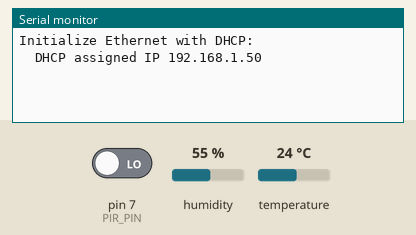
Recording of a sketch running on a simulated Arduino Uno, built with avr-gcc and run on an emulated ATmega328P. Shown: the last lines printed to the serial monitor. The inputs (shaded band) are chosen by the test bench; at power-on: pin 7 (PIR_PIN) LOW, humidity 55 %, temperature 24 °C. WiFi joins after 1.5 s; servers stay silent unless stated; uploads are accepted with an empty reply.

Above: at 3.7 s.
3.8 s: pin 7 (PIR_PIN) driven HIGH
At 6.2 s:
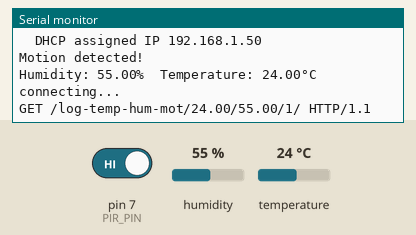
6.5 s: pin 7 (PIR_PIN) driven LOW
9.7 s: humidity set to 22 %
At 13.38 s:
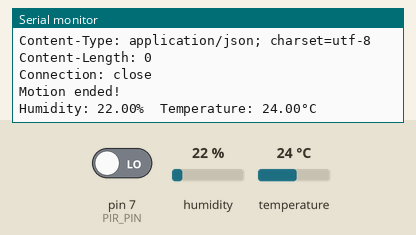
14.7 s: temperature set to 12 °C
At 15.8 s:
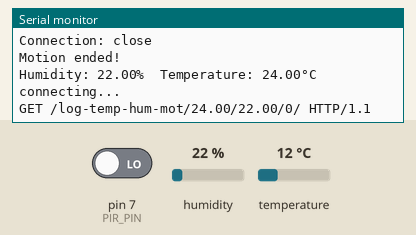
16.2 s: humidity set to 40 %
At 17.8 s:
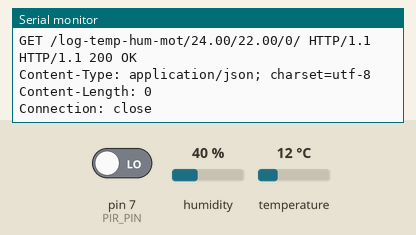

The sketch:

SIA-V0.ino
```cpp
#include "DHT.h"
#include <SPI.h>
#include <Ethernet.h>


// assign a MAC address for the ethernet controller.
byte mac[] = {
  0xDE, 0xAD, 0xBE, 0xEF, 0xFE, 0xED
};
// Set the static IP address to use if the DHCP fails to assign
IPAddress ip(192, 168, 0, 177);
IPAddress myDns(192, 168, 0, 1);

// initialize the library instance:
EthernetClient client;

IPAddress server(3,137,144,214);

unsigned long lastConnectionTime = 0;           // last time you connected to the server, in milliseconds

const unsigned long postingInterval = 5*1000;  // delay between updates, in milliseconds


int PIR_PIN = 7;
int DHTPIN = 5;
const int SERVER_PORT = 5573;
#define DHTTYPE DHT22
DHT dht(DHTPIN, DHTTYPE);

int pirState = LOW;
int motionDetected = 0;
float temperature = 0.0;
float humidity = 0.0;
String parsed;


void ethernetSetup() {
  while (!Serial) {
    ; // wait for serial port to connect. Needed for native USB port only
  }

  // start the Ethernet connection:
  Serial.println("Initialize Ethernet with DHCP:");

  if (Ethernet.begin(mac) == 0) {
    Serial.println("Failed to configure Ethernet using DHCP");

    // Check for Ethernet hardware present
    if (Ethernet.hardwareStatus() == EthernetNoHardware) {
      Serial.println("Ethernet shield was not found.  Sorry, can't run without hardware. :(");
      while (true) {
        delay(1); // do nothing, no point running without Ethernet hardware
      }
    }

    if (Ethernet.linkStatus() == LinkOFF) {
      Serial.println("Ethernet cable is not connected.");
    }

    // try to congifure using IP address instead of DHCP:
    Ethernet.begin(mac, ip, myDns);
    Serial.print("My IP address: ");
    Serial.println(Ethernet.localIP());
  } else {
    Serial.print("  DHCP assigned IP ");
    Serial.println(Ethernet.localIP());
  }

  // give the Ethernet shield a second to initialize:
  delay(1000);
}


void setup() {
  pinMode(PIR_PIN, INPUT);
  dht.begin();
  Serial.begin(9600);
  // Initialize ethernet shield
  ethernetSetup();
}


void readMotion(){
  motionDetected = digitalRead(PIR_PIN);
  // Serial.println(motionDetected);
  if (motionDetected == HIGH) {
    if (pirState == LOW) {
      Serial.println("Motion detected!");
      pirState = HIGH;
    }
  } else {
    if (pirState == HIGH){
      Serial.println("Motion ended!");
      pirState = LOW;
    }
  }
}


void readDht(){
  // Reading temperature or humidity takes about 250 milliseconds!
  // Sensor readings may also be up to 2 seconds 'old' (its a very slow sensor)
  humidity = dht.readHumidity();
  // Read temperature as Celsius (the default)
  temperature = dht.readTemperature();
  // Check if any reads failed and exit early (to try again).
  if (isnan(humidity) || isnan(temperature)) {
    Serial.println(F("Failed to read from DHT sensor!"));
    return;
  }

  Serial.print(F("Humidity: "));
  Serial.print(humidity);
  Serial.print(F("%  Temperature: "));
  Serial.print(temperature);
  Serial.println(F("°C "));
}


// this method makes a HTTP connection to the server:
void httpRequest() {
  // close any connection before send a new request. This will free the socket on the WiFi shield

  client.stop();

  // if there's a successful connection:
  if (client.connect(server, SERVER_PORT)) {
    Serial.println("connecting...");
    // send the HTTP GET request:
    parsed = "GET /log-temp-hum-mot/" + String(temperature) + "/" + String(humidity) + "/" + String(motionDetected) + "/" + " HTTP/1.1";
    Serial.println(parsed);
    client.println(parsed);
    delay(3000);

    client.println("Host: 3.137.144.214");
    client.println("User-Agent: Mozilla/5.0 (Windows NT 10.0; Win64; x64) AppleWebKit/537.36 (KHTML, like Gecko) Chrome/91.0.4472.124 Safari/537.36");
    client.println("Connection: close");
    client.println();

    // note the time that the connection was made:
    lastConnectionTime = millis();
  } else {
    // if you couldn't make a connection:
    Serial.println("connection failed");
  }
}

void loop(){
  // if there's incoming data from the net connection. send it out the serial port.  This is for debugging purposes only:
  if (client.available()) {
    char c = client.read();
    Serial.write(c);
  }

  // if ten seconds have passed since your last connection, then connect again and send data:
  if (millis() - lastConnectionTime > postingInterval) {
    // Update motion sensor data
    readMotion();
    // Update temp and humidity data
    readDht();
    httpRequest();
  }
}
```

Measured:
- after the input at 3.8 s, the serial monitor: prints a new line after 1.2 s (image 1)
- after the input at 9.7 s, the serial monitor: prints a new line after 3.5 s (image 2)
